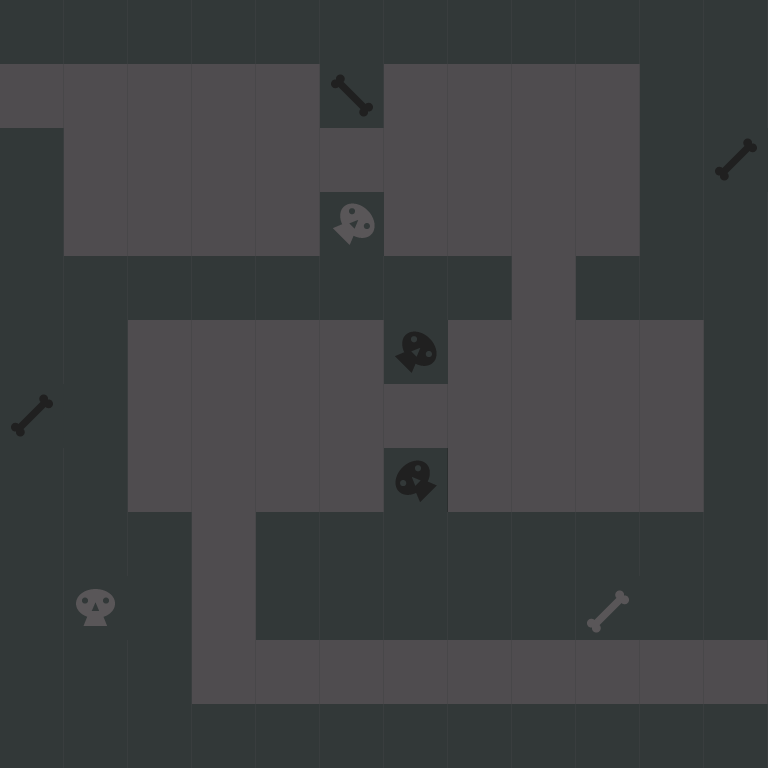

Tiled map render using the project's own tile images. Description and the whole map definition, tile-layer contents included, below:
An orthogonal 12x12 tile map with 64x64 px tiles, 1 tile layer (background) and 6 objects (4x 5, start, end).

<map version="1.0" orientation="orthogonal" renderorder="left-up" width="12" height="12" tilewidth="64" tileheight="64" nextobjectid="70">
 <tileset firstgid="1" name="new_tiled_set" tilewidth="64" tileheight="64" tilecount="132" columns="11">
  <image source="tiledsets/new_tiled_set.png" width="766" height="768" />
  <tile id="0">
   <properties>
    <property name="description" value="wall" />
   </properties>
  </tile>
  <tile id="1">
   <properties>
    <property name="description" value="wall" />
   </properties>
  </tile>
  <tile id="2">
   <properties>
    <property name="description" value="wall" />
   </properties>
  </tile>
  <tile id="3">
   <properties>
    <property name="description" value="wall" />
   </properties>
  </tile>
  <tile id="4">
   <properties>
    <property name="description" value="wall" />
   </properties>
  </tile>
  <tile id="5">
   <properties>
    <property name="description" value="wall" />
   </properties>
  </tile>
  <tile id="6">
   <properties>
    <property name="description" value="wall" />
   </properties>
  </tile>
  <tile id="7">
   <properties>
    <property name="description" value="wall" />
   </properties>
  </tile>
  <tile id="8">
   <properties>
    <property name="description" value="wall" />
   </properties>
  </tile>
  <tile id="9">
   <properties>
    <property name="description" value="wall" />
   </properties>
  </tile>
  <tile id="10">
   <properties>
    <property name="description" value="wall" />
   </properties>
  </tile>
  <tile id="11">
   <properties>
    <property name="description" value="ground" />
   </properties>
  </tile>
  <tile id="12">
   <properties>
    <property name="description" value="ground" />
   </properties>
  </tile>
  <tile id="13">
   <properties>
    <property name="description" value="ground" />
   </properties>
  </tile>
  <tile id="14">
   <properties>
    <property name="description" value="ground" />
   </properties>
  </tile>
  <tile id="15">
   <properties>
    <property name="description" value="wall" />
   </properties>
  </tile>
  <tile id="16">
   <properties>
    <property name="description" value="ground" />
   </properties>
  </tile>
  <tile id="17">
   <properties>
    <property name="description" value="ground" />
   </properties>
  </tile>
  <tile id="18">
   <properties>
    <property name="description" value="ground" />
   </properties>
  </tile>
  <tile id="19">
   <properties>
    <property name="description" value="ground" />
   </properties>
  </tile>
  <tile id="20">
   <properties>
    <property name="description" value="ground" />
   </properties>
  </tile>
  <tile id="21">
   <properties>
    <property name="description" value="wall" />
   </properties>
  </tile>
  <tile id="22">
   <properties>
    <property name="description" value="wall" />
   </properties>
  </tile>
  <tile id="23">
   <properties>
    <property name="description" value="ground" />
   </properties>
  </tile>
  <tile id="24">
   <properties>
    <property name="description" value="ground" />
   </properties>
  </tile>
  <tile id="25">
   <properties>
    <property name="description" value="ground" />
   </properties>
  </tile>
  <tile id="26">
   <properties>
    <property name="description" value="wall" />
   </properties>
  </tile>
  <tile id="27">
   <properties>
    <property name="description" value="ground" />
   </properties>
  </tile>
  <tile id="28">
   <properties>
    <property name="description" value="ground" />
   </properties>
  </tile>
  <tile id="29">
   <properties>
    <property name="description" value="ground" />
   </properties>
  </tile>
  <tile id="30">
   <properties>
    <property name="description" value="wall" />
   </properties>
  </tile>
  <tile id="31">
   <properties>
    <property name="description" value="ground" />
   </properties>
  </tile>
  <tile id="32">
   <properties>
    <property name="description" value="wall" />
   </properties>
  </tile>
  <tile id="33">
   <properties>
    <property name="description" value="wall" />
   </properties>
  </tile>
  <tile id="34">
   <properties>
    <property name="description" value="ground" />
   </properties>
  </tile>
  <tile id="35">
   <properties>
    <property name="description" value="ground" />
   </properties>
  </tile>
  <tile id="36">
   <properties>
    <property name="description" value="ground" />
   </properties>
  </tile>
  <tile id="37">
   <properties>
    <property name="description" value="wall" />
   </properties>
  </tile>
  <tile id="38">
   <properties>
    <property name="description" value="ground" />
   </properties>
  </tile>
  <tile id="39">
   <properties>
    <property name="description" value="ground" />
   </properties>
  </tile>
  <tile id="40">
   <properties>
    <property name="description" value="ground" />
   </properties>
  </tile>
  <tile id="41">
   <properties>
    <property name="description" value="wall" />
   </properties>
  </tile>
  <tile id="42">
   <properties>
    <property name="description" value="ground" />
   </properties>
  </tile>
  <tile id="43">
   <properties>
    <property name="description" value="wall" />
   </properties>
  </tile>
  <tile id="44">
   <properties>
    <property name="description" value="wall" />
   </properties>
  </tile>
  <tile id="45">
   <properties>
    <property name="description" value="ground" />
   </properties>
  </tile>
  <tile id="46">
   <properties>
    <property name="description" value="ground" />
   </properties>
  </tile>
  <tile id="47">
   <properties>
    <property name="description" value="ground" />
   </properties>
  </tile>
  <tile id="48">
   <properties>
    <property name="description" value="wall" />
   </properties>
  </tile>
  <tile id="49">
   <properties>
    <property name="description" value="ground" />
   </properties>
  </tile>
  <tile id="50">
   <properties>
    <property name="description" value="ground" />
   </properties>
  </tile>
  <tile id="51">
   <properties>
    <property name="description" value="ground" />
   </properties>
  </tile>
  <tile id="52">
   <properties>
    <property name="description" value="wall" />
   </properties>
  </tile>
  <tile id="53">
   <properties>
    <property name="description" value="ground" />
   </properties>
  </tile>
  <tile id="54">
   <properties>
    <property name="description" value="wall" />
   </properties>
  </tile>
  <tile id="55">
   <properties>
    <property name="description" value="wall" />
   </properties>
  </tile>
  <tile id="56">
   <properties>
    <property name="description" value="ground" />
   </properties>
  </tile>
  <tile id="57">
   <properties>
    <property name="description" value="ground" />
   </properties>
  </tile>
  <tile id="58">
   <properties>
    <property name="description" value="ground" />
   </properties>
  </tile>
  <tile id="59">
   <properties>
    <property name="description" value="wall" />
   </properties>
  </tile>
  <tile id="60">
   <properties>
    <property name="description" value="ground" />
   </properties>
  </tile>
  <tile id="61">
   <properties>
    <property name="description" value="ground" />
   </properties>
  </tile>
  <tile id="62">
   <properties>
    <property name="description" value="ground" />
   </properties>
  </tile>
  <tile id="63">
   <properties>
    <property name="description" value="wall" />
   </properties>
  </tile>
  <tile id="64">
   <properties>
    <property name="description" value="ground" />
   </properties>
  </tile>
  <tile id="65">
   <properties>
    <property name="description" value="wall" />
   </properties>
  </tile>
  <tile id="66">
   <properties>
    <property name="description" value="wall" />
   </properties>
  </tile>
  <tile id="67">
   <properties>
    <property name="description" value="ground" />
   </properties>
  </tile>
  <tile id="68">
   <properties>
    <property name="description" value="ground" />
   </properties>
  </tile>
  <tile id="69">
   <properties>
    <property name="description" value="ground" />
   </properties>
  </tile>
  <tile id="70">
   <properties>
    <property name="description" value="wall" />
   </properties>
  </tile>
  <tile id="71">
   <properties>
    <property name="description" value="ground" />
   </properties>
  </tile>
  <tile id="72">
   <properties>
    <property name="description" value="ground" />
   </properties>
  </tile>
  <tile id="73">
   <properties>
    <property name="description" value="ground" />
   </properties>
  </tile>
  <tile id="74">
   <properties>
    <property name="description" value="wall" />
   </properties>
  </tile>
  <tile id="75">
   <properties>
    <property name="description" value="ground" />
   </properties>
  </tile>
  <tile id="76">
   <properties>
    <property name="description" value="wall" />
   </properties>
  </tile>
  <tile id="77">
   <properties>
    <property name="description" value="wall" />
   </properties>
  </tile>
  <tile id="78">
   <properties>
    <property name="description" value="ground" />
   </properties>
  </tile>
  <tile id="79">
   <properties>
    <property name="description" value="ground" />
   </properties>
  </tile>
  <tile id="80">
   <properties>
    <property name="description" value="ground" />
   </properties>
  </tile>
  <tile id="81">
   <properties>
    <property name="description" value="wall" />
   </properties>
  </tile>
  <tile id="82">
   <properties>
    <property name="description" value="ground" />
   </properties>
  </tile>
  <tile id="83">
   <properties>
    <property name="description" value="ground" />
   </properties>
  </tile>
  <tile id="84">
   <properties>
    <property name="description" value="ground" />
   </properties>
  </tile>
  <tile id="85">
   <properties>
    <property name="description" value="wall" />
   </properties>
  </tile>
  <tile id="86">
   <properties>
    <property name="description" value="ground" />
   </properties>
  </tile>
  <tile id="87">
   <properties>
    <property name="description" value="wall" />
   </properties>
  </tile>
  <tile id="88">
   <properties>
    <property name="description" value="wall" />
   </properties>
  </tile>
  <tile id="89">
   <properties>
    <property name="description" value="ground" />
   </properties>
  </tile>
  <tile id="90">
   <properties>
    <property name="description" value="ground" />
   </properties>
  </tile>
  <tile id="91">
   <properties>
    <property name="description" value="ground" />
   </properties>
  </tile>
  <tile id="92">
   <properties>
    <property name="description" value="wall" />
   </properties>
  </tile>
  <tile id="93">
   <properties>
    <property name="description" value="ground" />
   </properties>
  </tile>
  <tile id="94">
   <properties>
    <property name="description" value="ground" />
   </properties>
  </tile>
  <tile id="95">
   <properties>
    <property name="description" value="ground" />
   </properties>
  </tile>
  <tile id="96">
   <properties>
    <property name="description" value="wall" />
   </properties>
  </tile>
  <tile id="97">
   <properties>
    <property name="description" value="ground" />
   </properties>
  </tile>
  <tile id="98">
   <properties>
    <property name="description" value="wall" />
   </properties>
  </tile>
  <tile id="99">
   <properties>
    <property name="description" value="wall" />
   </properties>
  </tile>
  <tile id="100">
   <properties>
    <property name="description" value="ground" />
   </properties>
  </tile>
  <tile id="101">
   <properties>
    <property name="description" value="ground" />
   </properties>
  </tile>
  <tile id="102">
   <properties>
    <property name="description" value="ground" />
   </properties>
  </tile>
  <tile id="103">
   <properties>
    <property name="description" value="wall" />
   </properties>
  </tile>
  <tile id="104">
   <properties>
    <property name="description" value="ground" />
   </properties>
  </tile>
  <tile id="105">
   <properties>
    <property name="description" value="ground" />
   </properties>
  </tile>
  <tile id="106">
   <properties>
    <property name="description" value="ground" />
   </properties>
  </tile>
  <tile id="107">
   <properties>
    <property name="description" value="wall" />
   </properties>
  </tile>
  <tile id="108">
   <properties>
    <property name="description" value="ground" />
   </properties>
  </tile>
  <tile id="109">
   <properties>
    <property name="description" value="wall" />
   </properties>
  </tile>
  <tile id="110">
   <properties>
    <property name="description" value="wall" />
   </properties>
  </tile>
  <tile id="111">
   <properties>
    <property name="description" value="ground" />
   </properties>
  </tile>
  <tile id="112">
   <properties>
    <property name="description" value="ground" />
   </properties>
  </tile>
  <tile id="113">
   <properties>
    <property name="description" value="ground" />
   </properties>
  </tile>
  <tile id="114">
   <properties>
    <property name="description" value="ground" />
   </properties>
  </tile>
  <tile id="115">
   <properties>
    <property name="description" value="ground" />
   </properties>
  </tile>
  <tile id="116">
   <properties>
    <property name="description" value="ground" />
   </properties>
  </tile>
  <tile id="117">
   <properties>
    <property name="description" value="ground" />
   </properties>
  </tile>
  <tile id="118">
   <properties>
    <property name="description" value="wall" />
   </properties>
  </tile>
  <tile id="119">
   <properties>
    <property name="description" value="ground" />
   </properties>
  </tile>
  <tile id="120">
   <properties>
    <property name="description" value="ground" />
   </properties>
  </tile>
  <tile id="121">
   <properties>
    <property name="description" value="wall" />
   </properties>
  </tile>
  <tile id="122">
   <properties>
    <property name="description" value="wall" />
   </properties>
  </tile>
  <tile id="123">
   <properties>
    <property name="description" value="wall" />
   </properties>
  </tile>
  <tile id="124">
   <properties>
    <property name="description" value="wall" />
   </properties>
  </tile>
  <tile id="125">
   <properties>
    <property name="description" value="wall" />
   </properties>
  </tile>
  <tile id="126">
   <properties>
    <property name="description" value="wall" />
   </properties>
  </tile>
  <tile id="127">
   <properties>
    <property name="description" value="wall" />
   </properties>
  </tile>
  <tile id="128">
   <properties>
    <property name="description" value="wall" />
   </properties>
  </tile>
  <tile id="129">
   <properties>
    <property name="description" value="wall" />
   </properties>
  </tile>
  <tile id="130">
   <properties>
    <property name="description" value="wall" />
   </properties>
  </tile>
  <tile id="131">
   <properties>
    <property name="description" value="wall" />
   </properties>
  </tile>
 </tileset>
 <layer name="background" width="12" height="12">
  <data>
   <tile gid="16" />
   <tile gid="16" />
   <tile gid="16" />
   <tile gid="16" />
   <tile gid="16" />
   <tile gid="16" />
   <tile gid="16" />
   <tile gid="16" />
   <tile gid="16" />
   <tile gid="16" />
   <tile gid="16" />
   <tile gid="16" />
   <tile gid="15" />
   <tile gid="15" />
   <tile gid="15" />
   <tile gid="15" />
   <tile gid="15" />
   <tile gid="71" />
   <tile gid="15" />
   <tile gid="15" />
   <tile gid="15" />
   <tile gid="15" />
   <tile gid="16" />
   <tile gid="16" />
   <tile gid="16" />
   <tile gid="15" />
   <tile gid="15" />
   <tile gid="15" />
   <tile gid="15" />
   <tile gid="15" />
   <tile gid="15" />
   <tile gid="15" />
   <tile gid="15" />
   <tile gid="15" />
   <tile gid="16" />
   <tile gid="44" />
   <tile gid="16" />
   <tile gid="15" />
   <tile gid="15" />
   <tile gid="15" />
   <tile gid="15" />
   <tile gid="130" />
   <tile gid="15" />
   <tile gid="15" />
   <tile gid="15" />
   <tile gid="15" />
   <tile gid="16" />
   <tile gid="16" />
   <tile gid="16" />
   <tile gid="16" />
   <tile gid="16" />
   <tile gid="16" />
   <tile gid="16" />
   <tile gid="16" />
   <tile gid="16" />
   <tile gid="16" />
   <tile gid="15" />
   <tile gid="16" />
   <tile gid="16" />
   <tile gid="16" />
   <tile gid="16" />
   <tile gid="16" />
   <tile gid="15" />
   <tile gid="15" />
   <tile gid="15" />
   <tile gid="15" />
   <tile gid="88" />
   <tile gid="15" />
   <tile gid="15" />
   <tile gid="15" />
   <tile gid="15" />
   <tile gid="16" />
   <tile gid="44" />
   <tile gid="16" />
   <tile gid="15" />
   <tile gid="15" />
   <tile gid="15" />
   <tile gid="15" />
   <tile gid="15" />
   <tile gid="15" />
   <tile gid="15" />
   <tile gid="15" />
   <tile gid="15" />
   <tile gid="16" />
   <tile gid="16" />
   <tile gid="16" />
   <tile gid="15" />
   <tile gid="15" />
   <tile gid="15" />
   <tile gid="15" />
   <tile gid="53" />
   <tile gid="15" />
   <tile gid="15" />
   <tile gid="15" />
   <tile gid="15" />
   <tile gid="16" />
   <tile gid="16" />
   <tile gid="16" />
   <tile gid="16" />
   <tile gid="15" />
   <tile gid="16" />
   <tile gid="16" />
   <tile gid="16" />
   <tile gid="16" />
   <tile gid="16" />
   <tile gid="16" />
   <tile gid="16" />
   <tile gid="16" />
   <tile gid="16" />
   <tile gid="22" />
   <tile gid="16" />
   <tile gid="15" />
   <tile gid="16" />
   <tile gid="16" />
   <tile gid="16" />
   <tile gid="16" />
   <tile gid="16" />
   <tile gid="5" />
   <tile gid="16" />
   <tile gid="16" />
   <tile gid="16" />
   <tile gid="16" />
   <tile gid="16" />
   <tile gid="15" />
   <tile gid="15" />
   <tile gid="15" />
   <tile gid="15" />
   <tile gid="15" />
   <tile gid="15" />
   <tile gid="15" />
   <tile gid="15" />
   <tile gid="15" />
   <tile gid="16" />
   <tile gid="16" />
   <tile gid="16" />
   <tile gid="16" />
   <tile gid="16" />
   <tile gid="16" />
   <tile gid="16" />
   <tile gid="16" />
   <tile gid="16" />
   <tile gid="16" />
   <tile gid="16" />
   <tile gid="16" />
  </data>
 </layer>
 <objectgroup name="Enemies">
  <object id="62" type="5" x="144" y="80" width="32" height="32">
   <properties>
    <property name="speed" type="float" value="1" />
    <property name="start_direction" type="int" value="4" />
   </properties>
   <ellipse />
  </object>
  <object id="67" type="5" x="464" y="80" width="32" height="32">
   <properties>
    <property name="speed" type="float" value="1" />
    <property name="start_direction" type="int" value="4" />
   </properties>
   <ellipse />
  </object>
  <object id="68" type="5" x="528" y="336" width="32" height="32">
   <properties>
    <property name="speed" type="float" value="1" />
    <property name="start_direction" type="int" value="4" />
   </properties>
   <ellipse />
  </object>
  <object id="69" type="5" x="206.667" y="336" width="32" height="32">
   <properties>
    <property name="speed" type="float" value="1" />
    <property name="start_direction" type="int" value="4" />
   </properties>
   <ellipse />
  </object>
 </objectgroup>
 <objectgroup name="Player">
  <object id="60" name="start" x="0" y="64" width="64" height="64">
   <properties>
    <property name="description" value="start" />
   </properties>
  </object>
  <object id="61" name="end" x="704" y="640" width="64" height="64">
   <properties>
    <property name="description" value="end" />
   </properties>
  </object>
 </objectgroup>
</map>
